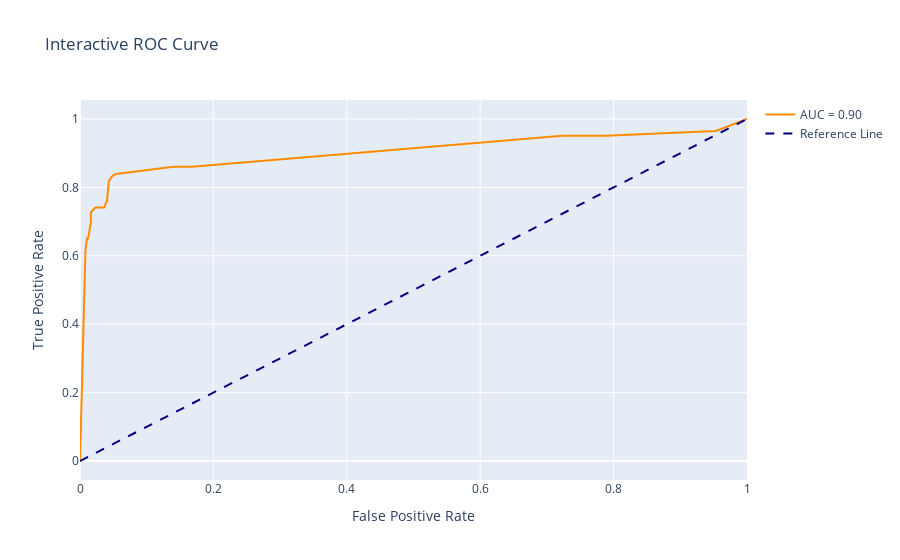

Write notebook code for a chart like this one.
### Code cell
trace = go.Scatter(x=fpr, y=tpr, mode='lines', name='AUC = %0.2f' % auc,
                   line=dict(color='darkorange', width=2))
reference_line = go.Scatter(x=[0,1], y=[0,1], mode='lines', name='Reference Line',
                            line=dict(color='navy', width=2, dash='dash'))
fig = go.Figure(data=[trace, reference_line])
fig.update_layout(title='Interactive ROC Curve',
                  xaxis_title='False Positive Rate',
                  yaxis_title='True Positive Rate')
fig.show()

### Figure 1 — Plotly figure (JSON) as saved in the notebook; plotly's stock layout.template omitted (floating-point values rounded to 4 significant figures)
{"data": [{"line": {"color": "darkorange", "width": 2}, "mode": "lines", "name": "AUC = 0.90", "type": "scatter", "x": [0, 0.008168, 0.008168, 0.0105, 0.01167, 0.01284, 0.01634, 0.01634, 0.02334, 0.03617, 0.04084, 0.04084, 0.04317, 0.04784, 0.05368, 0.14, 0.168, 0.7235, 0.7888, 0.9533, 1], "y": [0, 0.6084, 0.6154, 0.6503, 0.6503, 0.6573, 0.6993, 0.7273, 0.7413, 0.7413, 0.7622, 0.7692, 0.8182, 0.8322, 0.8392, 0.8601, 0.8601, 0.951, 0.951, 0.965, 1]}, {"line": {"color": "navy", "dash": "dash", "width": 2}, "mode": "lines", "name": "Reference Line", "type": "scatter", "x": [0, 1], "y": [0, 1]}], "layout": {"title": {"text": "Interactive ROC Curve"}, "xaxis": {"title": {"text": "False Positive Rate"}}, "yaxis": {"title": {"text": "True Positive Rate"}}}}
